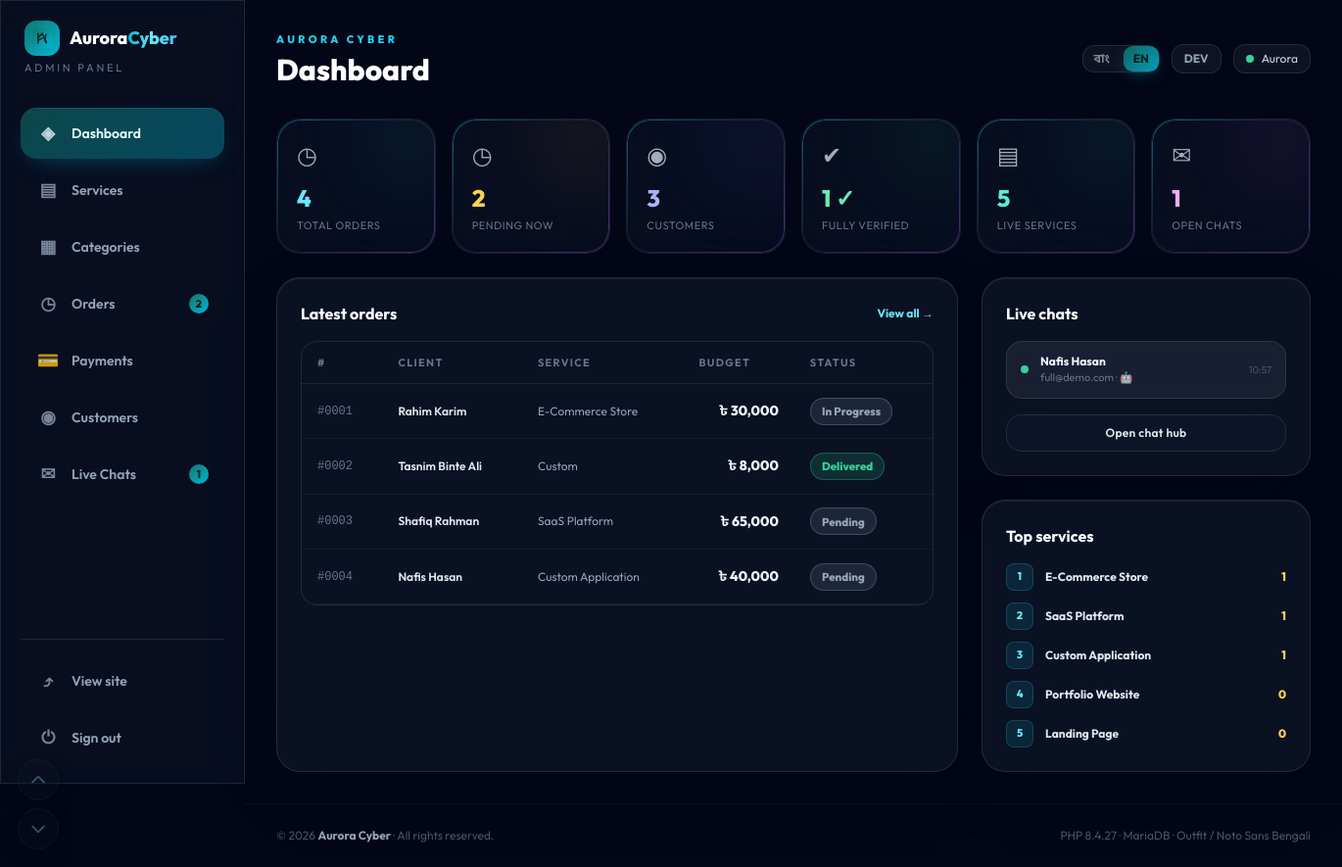
Page /admin/dashboard.php (signed in) on the committed database.
### tables this page shows
CREATE TABLE IF NOT EXISTS `users` (
  `id`         INT UNSIGNED  NOT NULL AUTO_INCREMENT,
  `name`       VARCHAR(120)  NOT NULL,
  `email`      VARCHAR(190)  NOT NULL,
  `password`   VARCHAR(255)  NOT NULL,
  `phone`      VARCHAR(30)   NULL DEFAULT NULL,
  `role`       ENUM('admin','customer') NOT NULL DEFAULT 'customer',
  `created_at` TIMESTAMP     NOT NULL DEFAULT CURRENT_TIMESTAMP,
  `updated_at` TIMESTAMP     NOT NULL DEFAULT CURRENT_TIMESTAMP ON UPDATE CURRENT_TIMESTAMP,
  PRIMARY KEY (`id`),
  UNIQUE KEY `uq_users_email` (`email`)
);

CREATE TABLE IF NOT EXISTS `orders` (
  `id`           INT UNSIGNED  NOT NULL AUTO_INCREMENT,
  `user_id`      INT UNSIGNED  NULL DEFAULT NULL,
  `service_id`   INT UNSIGNED  NULL DEFAULT NULL,
  `name`         VARCHAR(120)  NOT NULL,
  `email`        VARCHAR(190)  NOT NULL,
  `phone`        VARCHAR(30)   NULL DEFAULT NULL,
  `project_type` VARCHAR(120)  NULL DEFAULT NULL,
  `budget`       DECIMAL(12,2) NULL DEFAULT NULL,
  `details`      TEXT          NULL,
  `status`       ENUM('pending','in_progress','delivered','cancelled') NOT NULL DEFAULT 'pending',
  `created_at`   TIMESTAMP     NOT NULL DEFAULT CURRENT_TIMESTAMP,
  `updated_at`   TIMESTAMP     NOT NULL DEFAULT CURRENT_TIMESTAMP ON UPDATE CURRENT_TIMESTAMP,
  PRIMARY KEY (`id`),
  KEY `k_orders_user` (`user_id`),
  KEY `k_orders_service` (`service_id`),
  KEY `k_orders_status` (`status`),
  CONSTRAINT `fk_orders_user` FOREIGN KEY (`user_id`) REFERENCES `users` (`id`) ON DELETE SET NULL,
  CONSTRAINT `fk_orders_service` FOREIGN KEY (`service_id`) REFERENCES `services` (`id`) ON DELETE SET NULL
);

CREATE TABLE IF NOT EXISTS `services` (
  `id`            INT UNSIGNED   NOT NULL AUTO_INCREMENT,
  `category_id`   INT UNSIGNED   NULL DEFAULT NULL,
  `title_en`      VARCHAR(160)   NOT NULL,
  `title_bn`      VARCHAR(160)   NOT NULL,
  `slug`          VARCHAR(190)   NOT NULL,
  `short_desc_en` TEXT           NULL,
  `short_desc_bn` TEXT           NULL,
  `full_desc_en`  LONGTEXT       NULL,
  `full_desc_bn`  LONGTEXT       NULL,
  `price`         DECIMAL(12,2)  NOT NULL DEFAULT 0,
  `price_label`   VARCHAR(60)    NOT NULL DEFAULT 'Starts from',
  `features_en`   JSON           NULL,
  `features_bn`   JSON           NULL,
  `thumbnail`     VARCHAR(255)   NULL,
  `gallery`       JSON           NULL,
  `status`        ENUM('active','inactive','archived') NOT NULL DEFAULT 'active',
  `is_featured`   TINYINT(1)     NOT NULL DEFAULT 0,
  `sort_order`    INT            NOT NULL DEFAULT 0,
  `created_at`    TIMESTAMP      NOT NULL DEFAULT CURRENT_TIMESTAMP,
  `updated_at`    TIMESTAMP      NOT NULL DEFAULT CURRENT_TIMESTAMP ON UPDATE CURRENT_TIMESTAMP,
  PRIMARY KEY (`id`),
  UNIQUE KEY `uq_services_slug` (`slug`),
  KEY `k_services_cat` (`category_id`),
  KEY `k_services_status_sort` (`status`,`sort_order`),
  CONSTRAINT `fk_services_cat` FOREIGN KEY (`category_id`) REFERENCES `service_categories` (`id`) ON DELETE SET NULL
);

### admin/dashboard.php (the view, shortened to what the rows shown need)
<?php
require_admin();
$recentOrders = DB::all(
    'SELECT o.*, COALESCE(u.name, o.name) AS client_name, s.title_en AS svc_en
       FROM orders o
       LEFT JOIN users u ON u.id = o.user_id
       LEFT JOIN services s ON s.id = o.service_id
      ORDER BY o.created_at DESC LIMIT 6'
);
$recentChats = DB::all(
    'SELECT s.*, u.name AS user_name, u.email AS user_email
       FROM chat_sessions s
       LEFT JOIN users u ON u.id = s.user_id
      WHERE s.status = "open"
      ORDER BY s.updated_at DESC LIMIT 5'
);
$statuses = ['pending' => 'st-inactive', 'in_progress' => 'st-inactive', 'delivered' => 'st-active', 'cancelled' => 'st-archived'];
$PAGE_TITLE = 'Dashboard';
require_once __DIR__ . '/inc/head.php';
?>
<div class="mt-6 grid gap-6 xl:grid-cols-3">
  <section class="xl:col-span-2 glass-strong rounded-3xl p-6">
    <div class="flex items-center justify-between mb-4">
      <h2 class="font-bold text-white"><?= l('Latest orders', 'সাম্প্রতিক অর্ডার') ?></h2>
    </div>
    <div class="overflow-x-auto nice-scroll rounded-2xl border border-white/10">
      <table class="admin-table min-w-[640px]">
        <thead><tr><th>#</th><th><span class="e">Client</span></th><th><span class="e">Service</span></th><th class="text-right"><?= l('Budget', 'বাজেট') ?></th><th><span class="e">Status</span></th></tr></thead>
        <tbody>
          <?php foreach ($recentOrders as $o): ?>
          <tr>
            <td class="text-slate-500 font-mono text-xs">#<?= str_pad((string) $o['id'], 4, '0', STR_PAD_LEFT) ?></td>
            <td class="text-slate-200 text-xs font-semibold"><?= e($o['client_name'] ?: '—') ?></td>
            <td class="text-slate-400 text-xs"><?= e($o['svc_en'] ?: 'Custom') ?></td>
            <td class="text-right font-extrabold text-slate-100">৳ <?= e(number_format((float) $o['budget'])) ?></td>
            <td><span class="st-badge <?= e($statuses[$o['status']] ?? 'st-inactive') ?>"><?= e(ucwords(str_replace('_', ' ', $o['status']))) ?></span></td>
          </tr>
          <?php endforeach; ?>
        </tbody>
      </table>
    </div>
  </section>
  <aside class="space-y-6">
    <section class="glass-strong rounded-3xl p-6">
      <h2 class="font-bold text-white mb-4"><?= l('Live chats', 'লাইভ চ্যাট') ?></h2>
      <?php if ($recentChats): ?>
        <div class="space-y-2">
          <?php foreach ($recentChats as $c): ?>
            <a href="chats.php?chat_id=<?= (int) $c['id'] ?>" class="flex items-center gap-3 rounded-2xl glass-chip px-3.5 py-3 hover:bg-white/5 transition-colors">
              <span class="w-2 h-2 rounded-full bg-emerald-400 shrink-0 <?= (int) $c['bot_mode'] ? '' : 'animate-pulse' ?>"></span>
              <span class="min-w-0">
                <span class="block text-xs font-bold text-slate-100 truncate"><?= e($c['user_name'] ?? 'Guest') ?></span>
                <span class="block text-[11px] text-slate-500 truncate"><?= e($c['user_email'] ?? ('+' . $c['phone'])) ?><?= (int) $c['bot_mode'] ? ' · 🤖' : '' ?></span>
              </span>
              <span class="ml-auto text-[10px] text-slate-600"><?= e(date('H:i', strtotime($c['updated_at']))) ?></span>
            </a>
          <?php endforeach; ?>
        </div>
      <?php else: ?>
        <p class="text-xs text-slate-500"><?= l('No live chats right now.', 'এখন কোনো লাইভ চ্যাট নেই।') ?></p>
      <?php endif; ?>
    </section>
    <section class="glass-strong rounded-3xl p-6">
      <h2 class="font-bold text-white mb-4"><?= l('Top services', 'জনপ্রিয় সার্ভিস') ?></h2>
    </section>
  </aside>
</div>
<?php
require_once __DIR__ . '/inc/foot.php';
?>

### admin/inc/head.php (shortened to what the rows shown need)
<?php
$adminTitle = $PAGE_TITLE ?? 'Admin';
$v = version_time();
?><!doctype html>
<html lang="en" class="lang-en">
<head>
<link rel="stylesheet" href="<?= e(asset('css/tailwind.css')) ?>?v=<?= $v ?>">
<link rel="stylesheet" href="<?= e(asset('css/app.css')) ?>?v=<?= $v ?>">
<link rel="stylesheet" href="<?= e(asset('css/admin.css')) ?>?v=<?= $v ?>">
</head>
<body class="bg-slate-950 text-slate-300">
<div class="grid lg:grid-cols-[250px_1fr] min-h-screen">
  <main class="relative min-w-0">
    <div class="relative px-4 sm:px-8 py-8 max-w-[1400px]">
      <div class="flex flex-wrap items-center justify-between gap-4 mb-8">
        <div>
          <h1 class="mt-1 text-2xl sm:text-3xl font-extrabold text-white"><?= e($adminTitle) ?></h1>
        </div>
        <div class="flex items-center gap-3">
          <button type="button" data-lang-toggle class="lang-pill glass-chip rounded-xl flex items-center gap-1 text-xs font-bold text-slate-200 select-none">
            <span class="l-bn">বাং</span><span class="l-en">EN</span>
          </button>
          <span class="hidden sm:inline-flex glass-chip rounded-xl px-3 py-1.5 text-xs font-bold text-slate-400"><?= e(APP_ENV) === 'dev' ? 'DEV' : 'PROD' ?></span>
          <span class="hidden md:inline-flex items-center gap-2 glass-chip rounded-xl px-3 py-1.5 text-xs">
            <span class="w-2 h-2 rounded-full bg-emerald-400"></span><?= e(explode(' ', current_user()['name'])[0]) ?>
          </span>
        </div>
      </div>

### rows in the picture
users: name "Aurora"
orders: id "0001", client_name "Rahim Karim", service.title_en "E-Commerce Store", budget "30,000", status "In Progress"
orders: id "0002", client_name "Tasnim Binte Ali", svc_en "Custom", budget "8,000", status "Delivered"
orders: id "0003", client_name "Shafiq Rahman", service.title_en "SaaS Platform", budget "65,000", status "Pending"
orders: id "0004", client_name "Nafis Hasan", service.title_en "Custom Application", budget "40,000", status "Pending"

### other values in the picture
$item['icon'] "◈"
$item['icon'] "▤"
$item['icon'] "▦"
$item['icon'] "◷"
$badge "2"
$item['icon'] "💳"
$item['icon'] "◉"
$item['icon'] "✉"
$badge "1"
$adminTitle "Dashboard"
$c['icon'] "◷"
$c['value'] "4"
$en "TOTAL ORDERS"
$c['value'] "2"
$en "PENDING NOW"
